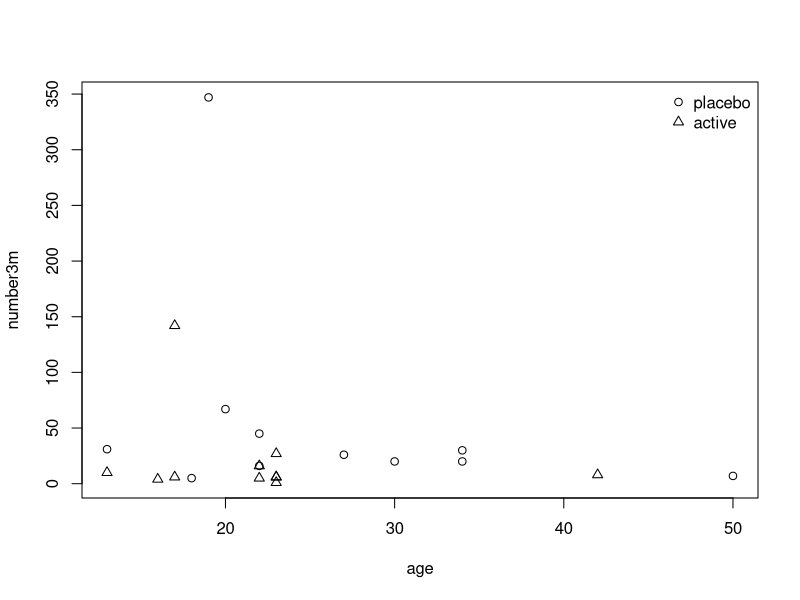

The R source for this figure:
library(HSAUR3)


### Name: polyps3
### Title: Familial Andenomatous Polyposis
### Aliases: polyps3
### Keywords: datasets

### ** Examples


  data("polyps3", package = "HSAUR3")
  plot(number3m ~ age, data = polyps3, pch = as.numeric(polyps3$treatment))
  legend("topright", legend = levels(polyps3$treatment), pch = 1:2, bty = "n")
